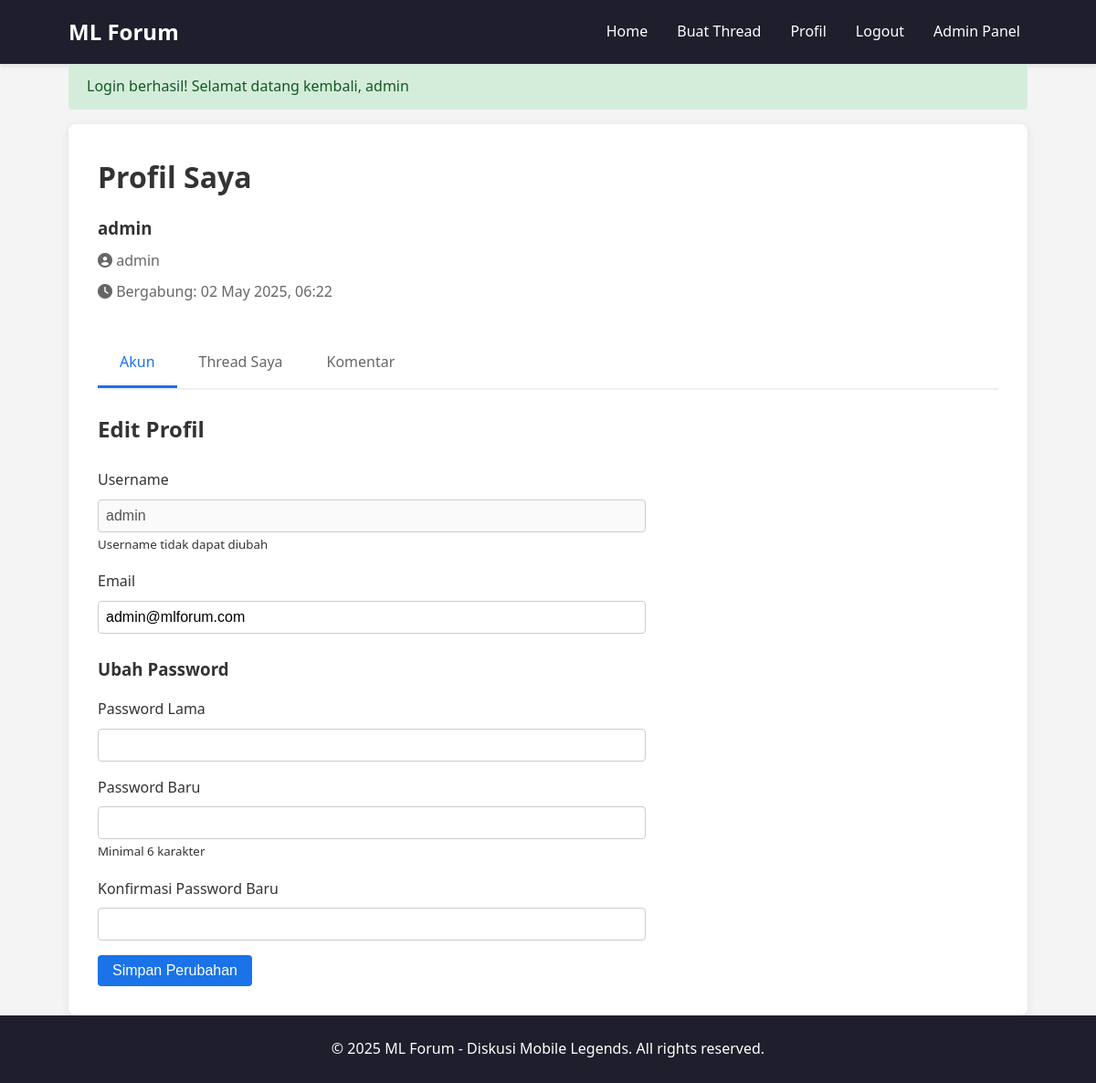
The app's page /profile.php (signed in) with its own data.
### tables this page shows
CREATE TABLE users (
  id INT AUTO_INCREMENT PRIMARY KEY,
  username VARCHAR(50) NOT NULL UNIQUE,
  password VARCHAR(255) NOT NULL,
  email VARCHAR(100) NOT NULL UNIQUE,
  role ENUM('admin', 'user') DEFAULT 'user',
  join_date TIMESTAMP DEFAULT CURRENT_TIMESTAMP
);

### profile.php (the view, shortened to what this page needs)
<?php
require_once 'includes/header.php';
$user_id = $_SESSION['user_id'];
$user = getUserById($user_id);
?>
<div class="profile-container">
    <div class="profile-header">
        <h1>Profil Saya</h1>
        <div class="profile-info">
            <div class="profile-detail">
                <h3><?php echo $user['username']; ?></h3>
                <p><i class="fas fa-user-circle"></i> <?php echo $user['role']; ?></p>
                <p><i class="fas fa-clock"></i> Bergabung: <?php echo formatDate($user['join_date']); ?></p>
            </div>
        </div>
    </div>
    <div class="profile-content">
        <div class="profile-tabs">
            <ul class="nav-tabs">
                <li class="tab-item active" data-tab="account">Akun</li>
                <li class="tab-item" data-tab="threads">Thread Saya</li>
                <li class="tab-item" data-tab="comments">Komentar</li>
            </ul>
            <div class="tab-content">
                <div class="tab-pane active" id="account">
                    <h2>Edit Profil</h2>
                    <form action="profile.php" method="POST" class="profile-form">
                        <div class="form-group">
                            <label for="username">Username</label>
                            <input type="text" id="username" value="<?php echo $user['username']; ?>" readonly disabled>
                            <small>Username tidak dapat diubah</small>
                        </div>
                        <div class="form-group">
                            <label for="email">Email</label>
                            <input type="email" id="email" name="email" value="<?php echo $user['email']; ?>" required>
                        </div>
                        <h3>Ubah Password</h3>
                        <div class="form-group">
                            <label for="current_password">Password Lama</label>
                            <input type="password" id="current_password" name="current_password">
                        </div>
                        <div class="form-group">
                            <label for="new_password">Password Baru</label>
                            <input type="password" id="new_password" name="new_password">
                            <small>Minimal 6 karakter</small>
                        </div>
                        <div class="form-group">
                            <label for="confirm_password">Konfirmasi Password Baru</label>
                            <input type="password" id="confirm_password" name="confirm_password">
                        </div>
                        <button type="submit" class="btn btn-primary">Simpan Perubahan</button>
                    </form>
                </div>
            </div>
        </div>
    </div>
</div>
<?php require_once 'includes/footer.php'; ?>

### assets/css/style.css (style rules this page uses)
* { margin: 0; padding: 0; box-sizing: border-box; }
body { font-family: 'Segoe UI', Tahoma, Geneva, Verdana, sans-serif; line-height: 1.6; color: #333; background-color: #f4f4f4; }
ul { list-style: none; }
.form-group { margin-bottom: 1rem; }
.form-group label { display: block; margin-bottom: 0.5rem; font-weight: 500; }
.form-group input, .form-group textarea, .form-group select { width: 100%; padding: 0.5rem; border: 1px solid #ccc; border-radius: 4px; font-size: 1rem; }
.btn { display: inline-block; background-color: #1a73e8; color: white; padding: 0.5rem 1rem; border: none; border-radius: 4px; cursor: pointer; font-size: 1rem; transition: background-color 0.3s; }
.btn-primary { background-color: #1a73e8; }
.profile-container { background-color: white; padding: 2rem; border-radius: 8px; box-shadow: 0 2px 10px rgba(0, 0, 0, 0.1); }
.profile-header { margin-bottom: 2rem; }
.profile-header h1 { margin-bottom: 1rem; }
.profile-info { display: flex; align-items: center; }
.profile-detail h3 { margin-bottom: 0.5rem; }
.profile-detail p { color: #666; margin-bottom: 0.5rem; }
.profile-tabs { margin-top: 2rem; }
.nav-tabs { display: flex; border-bottom: 2px solid #f0f0f0; margin-bottom: 1.5rem; }
.tab-item { padding: 0.75rem 1.5rem; cursor: pointer; font-weight: 500; color: #666; border-bottom: 3px solid transparent; transition: all 0.3s; }
.tab-item.active { color: #1a73e8; border-bottom-color: #1a73e8; }
.tab-pane { display: none; }
.tab-pane.active { display: block; }
.tab-pane h2 { margin-bottom: 1.5rem; }
.profile-form { max-width: 600px; }
.profile-form h3 { margin: 1.5rem 0 1rem; }

### records on screen
users: username "admin", role "admin", join_date "02 May 2025, 06:22", email "admin@mlforum.com"

### other values on screen
$_SESSION['message'] "Login berhasil! Selamat datang kembali, admin"
